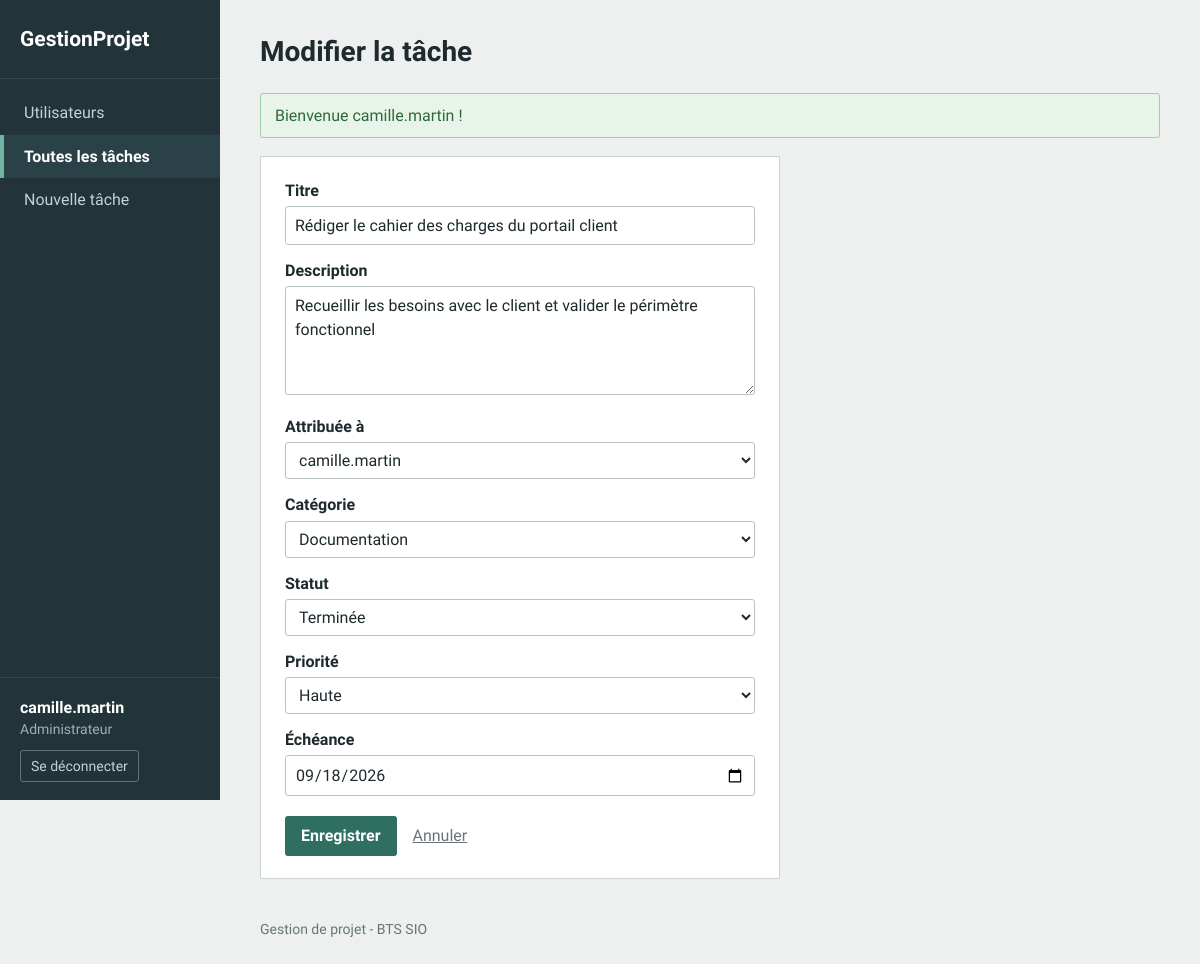
The app's page /editTask.php?id=1 (signed in) with its own data.
### tables this page shows
CREATE TABLE tasks (
    id INT AUTO_INCREMENT PRIMARY KEY,
    user_id INT NOT NULL,
    category_id INT,
    title VARCHAR(150) NOT NULL,
    description TEXT,
    status ENUM('todo', 'doing', 'done') NOT NULL DEFAULT 'todo',
    priority TINYINT UNSIGNED NOT NULL DEFAULT 2,
    due_date DATE,
    created_at TIMESTAMP DEFAULT CURRENT_TIMESTAMP,
    updated_at TIMESTAMP DEFAULT CURRENT_TIMESTAMP ON UPDATE CURRENT_TIMESTAMP,
    FOREIGN KEY (user_id) REFERENCES users(id) ON DELETE CASCADE,
    FOREIGN KEY (category_id) REFERENCES categories(id) ON DELETE SET NULL
);

CREATE TABLE users (
    id INT AUTO_INCREMENT PRIMARY KEY,
    username VARCHAR(50) NOT NULL UNIQUE,
    email VARCHAR(100) NOT NULL UNIQUE,
    password VARCHAR(255) NOT NULL,
    role_id INT,
    created_at TIMESTAMP DEFAULT CURRENT_TIMESTAMP,
    FOREIGN KEY (role_id) REFERENCES roles(id)
);

CREATE TABLE categories (
    id INT AUTO_INCREMENT PRIMARY KEY,
    name VARCHAR(50) NOT NULL UNIQUE
);

### editTask.php (called while the page is built, shortened)
<?php
require 'include/bdd.php';
require 'include/auth.php';
require 'include/users.php';
require 'include/tasks.php';
$id = 0;
if (isset($_GET['id'])) {
    $id = (int) $_GET['id'];
}
$tache = getTache($pdo, $id);
$categories = getCategories($pdo);
$utilisateurs = [];
if (estAdmin()) {
    $utilisateurs = getUsers($pdo);
}
$titreTache = $tache['title'];
$description = $tache['description'];
$userIdTache = $tache['user_id'];
$categorieId = $tache['category_id'];
$statut = $tache['status'];
$priorite = $tache['priority'];
$echeance = $tache['due_date'];
$modification = true;
require 'header.php';
require 'include/taskForm.php';
require 'footer.php';

### include/tasks.php (called while the page is built, shortened)
<?php
$listeStatuts = [
    'todo'  => 'À faire',
    'doing' => 'En cours',
    'done'  => 'Terminée'
];
$listePriorites = [
    1 => 'Basse',
    2 => 'Normale',
    3 => 'Haute'
];
function getTache($pdo, $id) {
    $sql = "SELECT tasks.*, users.username, categories.name AS categorie
            FROM tasks
            INNER JOIN users ON tasks.user_id = users.id
            LEFT JOIN categories ON tasks.category_id = categories.id
            WHERE tasks.id = :id";
    $requete = $pdo->prepare($sql);
    $requete->execute(['id' => $id]);
    return $requete->fetch();
}
function getCategories($pdo) {
    $requete = $pdo->prepare("SELECT * FROM categories ORDER BY name");
    $requete->execute();
    return $requete->fetchAll();
}

### include/auth.php (called while the page is built, shortened)
<?php
function estAdmin() {
    if (isset($_SESSION['role']) && $_SESSION['role'] == 'Administrateur') {
        return true;
    }
    return false;
}

### include/users.php (called while the page is built, shortened)
<?php
function getUsers($pdo) {
    $sql = "SELECT users.id, users.username, users.email, users.created_at, roles.name AS role,
                   (SELECT COUNT(*) FROM tasks WHERE tasks.user_id = users.id) AS nb_taches
            FROM users
            LEFT JOIN roles ON users.role_id = roles.id
            ORDER BY users.id";
    $requete = $pdo->prepare($sql);
    $requete->execute();
    return $requete->fetchAll();
}

### include/taskForm.php (the view, shortened to what this page needs)
<form method="post" class="formulaire">
    <label for="title">Titre</label>
    <input type="text" id="title" name="title" maxlength="150" value="<?php echo htmlspecialchars($titreTache); ?>" required>
    <label for="description">Description</label>
    <textarea id="description" name="description" rows="4"><?php echo htmlspecialchars($description); ?></textarea>
    <?php
    if (estAdmin()) { ?>
        <label for="user_id">Attribuée à</label>
        <select id="user_id" name="user_id">
            <?php foreach ($utilisateurs as $u) { ?>
                <option value="<?php echo $u['id']; ?>" <?php if ($u['id'] == $userIdTache) { echo 'selected'; } ?>><?php echo htmlspecialchars($u['username']); ?></option>
            <?php } ?>
        </select>
    <?php } ?>
    <label for="category_id">Catégorie</label>
    <select id="category_id" name="category_id">
        <?php foreach ($categories as $c) { ?>
            <option value="<?php echo $c['id']; ?>" <?php if ($c['id'] == $categorieId) { echo 'selected'; } ?>><?php echo htmlspecialchars($c['name']); ?></option>
        <?php } ?>
    </select>
    <label for="status">Statut</label>
    <select id="status" name="status">
        <?php foreach ($listeStatuts as $cle => $texte) { ?>
            <option value="<?php echo $cle; ?>" <?php if ($cle == $statut) { echo 'selected'; } ?>><?php echo $texte; ?></option>
        <?php } ?>
    </select>
    <label for="priority">Priorité</label>
    <select id="priority" name="priority">
        <?php foreach ($listePriorites as $cle => $texte) { ?>
            <option value="<?php echo $cle; ?>" <?php if ($cle == $priorite) { echo 'selected'; } ?>><?php echo $texte; ?></option>
        <?php } ?>
    </select>
    <label for="due_date">Échéance</label>
    <input type="date" id="due_date" name="due_date" value="<?php echo htmlspecialchars($echeance); ?>">
    <p>
        <?php if ($modification) { ?>
            <button type="submit" class="btn">Enregistrer</button>
        <?php } else { ?>
            <button type="submit" class="btn">Ajouter</button>
        <?php } ?>
        <a href="allTasks.php">Annuler</a>
    </p>
</form>

### style.css (style rules this page uses)
:root { --menu: #22343a; --vert: #2f6f62; --vert-fonce: #24574d; --fond: #edf0ef; --texte: #1e2a2d; --gris: #66757a; --bordure: #ccd5d3; --rouge: #a8352c; }
* { box-sizing: border-box; }
body { margin: 0; font-family: "Source Sans 3", Arial, sans-serif; font-size: 16px; line-height: 1.45; background: var(--fond); color: var(--texte); }
a { color: var(--vert); }
.btn { display: inline-block; padding: 8px 16px; background: var(--vert); color: #fff; border: none; border-radius: 3px; font: inherit; font-weight: 600; text-decoration: none; cursor: pointer; }
.formulaire { max-width: 520px; padding: 22px 24px; background: #fff; border: 1px solid var(--bordure); }
.formulaire label { display: block; margin: 14px 0 4px; font-weight: 600; }
.formulaire label:first-of-type { margin-top: 0; }
.formulaire input, .formulaire select, .formulaire textarea { width: 100%; padding: 7px 9px; border: 1px solid #b9c4c2; border-radius: 3px; font: inherit; color: var(--texte); background: #fff; }
.formulaire textarea { resize: vertical; }
.formulaire p { margin: 20px 0 0; }
.formulaire a { margin-left: 12px; color: var(--gris); }

### records on screen
tasks: title "Rédiger le cahier des charges du portail client", description "Recueillir les besoins avec le client et valider le périmètre fonctionnel", user_id "camille.martin", category_id "Documentation", status "Terminée", priority "Haute", due_date "09/18/2026"

### other values on screen
$_SESSION['username'] "camille.martin"
$_SESSION['role'] "Administrateur"
$titre "Modifier la tâche"
$_SESSION['message'] "Bienvenue camille.martin !"
